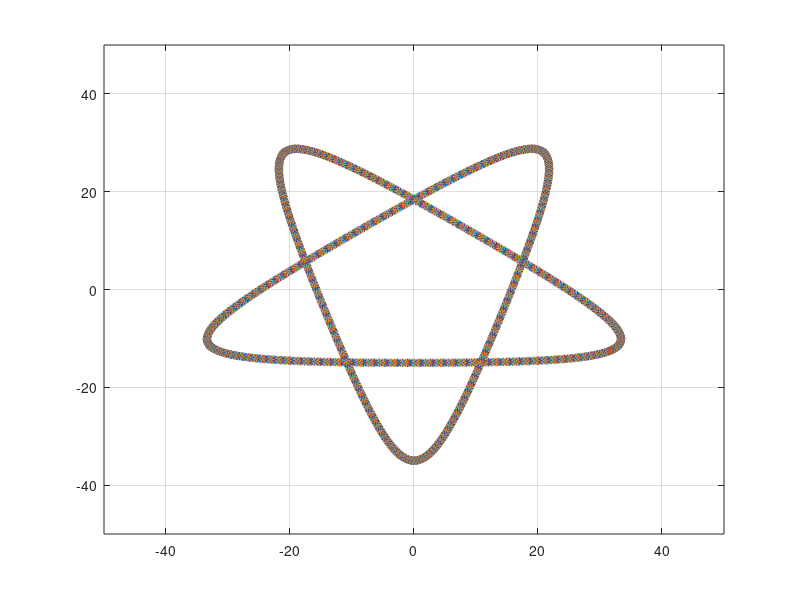

Recreate this plot in MATLAB.
pi=3.1416

for t=0:0.01:6*pi
    x= 5*(2*cos(t)+5*cos(2*t/3+pi/6));
    y= 5*(2*sin(t)-5*sin(2*t/3+pi/6));
    axis([-50 50 -50 50]);
    plot(x,y,'*');
    pause(0.0001);
    hold on 
    grid on
end
